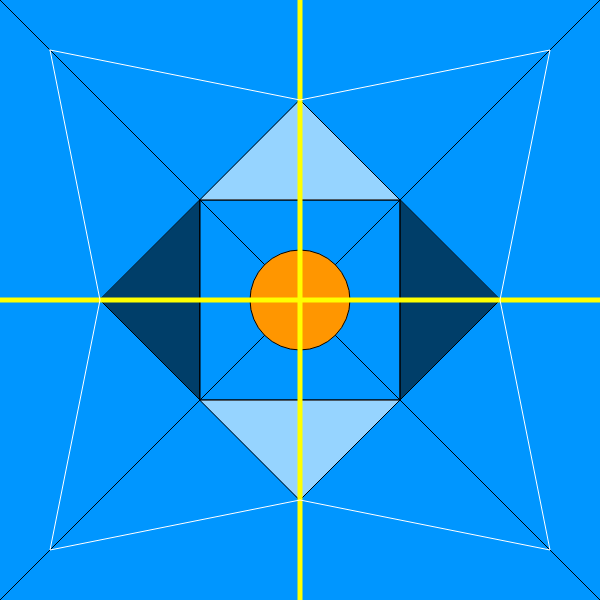
Frame 1 (no input)
Frame 60 (no input): identical to frame 1, image omitted
Frame 120 (the mouse pressed at the canvas centre since frame 60): identical to frame 1, image omitted

The p5.js sketch that drew this single still picture (run headless with seeded random() and noise() and a simulated clock; from frame 60 on, the mouse is pressed at the canvas centre):

// p5.js sketch
// ── sketch.js

/*
DRAWING BASICS
Jeff Thompson | 2020 | jeffreythompson.org

While P5JS includes lots of fancy ways to draw shapes, 
modify images, and make cool artworks, the basics are 
very simple: color, outline, and shape.

There are two main, required structures for any P5JS
program...

SETUP
This runs once when the sketch is first loaded. We use
setup() for changing the size of our sketch, loading
images, setting parameters, etc.

DRAW
Once setup() is finished, P5JS runs the draw() section
over and over in a loop. We can use it to draw shapes and
images, handle interactive events like mouse clicks, etc.
In the first few projects, the draw() section will be
static (it won't change from frame-to-frame) but later in
the semester we'll add animation and interactivity!

CHALLENGES
+ Can you try drawing something recognizable using the basic
  shape commands? Try something simplified like a geometric face
+ Using the drawing commands in clever ways is what a huge part
  of creative programming. Can you draw a grayscale gradient across 
  the screen? (Hint: use multiple rectangles with changing fill
  colors)

*/


function setup() {
    // we'll almost always use the createCanvas() command first
    // it sets the size of our <canvas> in pixels
    // try changing and see what happens!
    createCanvas(600,600);
}


function draw() {

    // colors are (by default) set to red, green, blue (RGB)
    // these values in in a range of (0–255) and with that we 
    // can create any color you might need!
    // the background() command fills the entire <canvas> with
    // a color – try changing the RGB values below, refresh your
    // sketch, and see what happens!
    background(0,150,255);

    // mixing in RGB can take some getting used to – try
    // an interactive color selector like Adobe Color:
    // https://color.adobe.com

    // we can set the stroke (outline) color
    stroke(0,0,0);

    // lines are probably the simplest shape we can draw
    // they require four values, called "arguments":
    // start X position (in pixels)
    // start Y position
    // end X position
    // end Y position
    line(0,0, 600,600);
    line(600,0, 0,600);

    // thinking in terms of pixel coordinates takes some getting used
    // to (and lots of practice) but becomes way easier over time!

    // we can set the inside colors for shapes using fill()
    // (note that fill/stroke stay set until you explicitly change
    // them later in your code)
    fill(255,150,0);

    // ellipses, including circles, have four arguments:
    // center X position
    // center Y position
    // width
    // height
    ellipse(300,300, 100,100);

    // we can also turn off fill and/or stroke
    noFill();
    // noStroke();      // try commenting these out to switch

    // rectangles are drawn with four arguments too but are
    // slightly different than ellipses:
    // upper-left X position
    // upper-left Y position
    // width
    // height
    rect(200,200, 200,200);

    // colors can also include a 4th value, alpha, which
    // set transparency (0 = fully transparent, 255 = fully opaque)
    fill(255,255,255, 150);

    // other shape types include triangles, which have six
    // arguments: a set of three X/Y coordinates
    triangle(200,200, 400,200, 300,100);    // top
    triangle(200,400, 400,400, 300,500);    // bottom

    fill(0, 150);
    triangle(400,200, 400,400, 500,300);    // right
    triangle(200,200, 200,400, 100,300);    // left

    // the thickness of stroke can be set (default = 1px)
    strokeWeight(5);
    stroke(255,255,0);
    line(300,0, 300,600);
    line(0,300, 600,300);

    // wait, what happened?!?!
    // when things don't go the way you hoped, it can be really
    // frustrating but it's useful to think of this as a way to
    // learn more about programming!
    // notice that strokeWeight() changed the thickness of ALL
    // shapes in our sketch – that's because the draw() section
    // repeats over and over (which later we'll use for animation
    // and interactivity)
    // since P5JS keeps any changes you make to fill() and stroke()
    // until you tell it otherwise, it changes the weight to 5px and
    // then, when the draw() section runs again, that's the thickness
    // it's set to!
    // if we wanted other shapes to have 1px stroke, we could either
    // reset it here or explicitly state strokeWeight(1) at the top

    // lastly, we can draw more complex shapes with begin/endShape()
    // in between these commands we can specify as many points as
    // we need using vertex()
    // NOTE! our points do need to go around the shape in order,
    // otherwise you'll get weird hourglass-like, self-intersecting,
    // glitchy shapes :)
    noFill();
    stroke(255);
    strokeWeight(1);    // reset from the thicker stroke above
    beginShape();
    vertex(50,50);
    vertex(300,100);
    vertex(550,50);
    vertex(500,300);
    vertex(550,550);
    vertex(300,500);
    vertex(50,550);
    vertex(100,300);
    endShape(CLOSE);    // stop the shape and draw a line from the
                        // the last point to the first

    // for more info on a command, go to Help > Reference in
    // the P5JS online editor or go to:
    // https://p5js.org/reference
}
